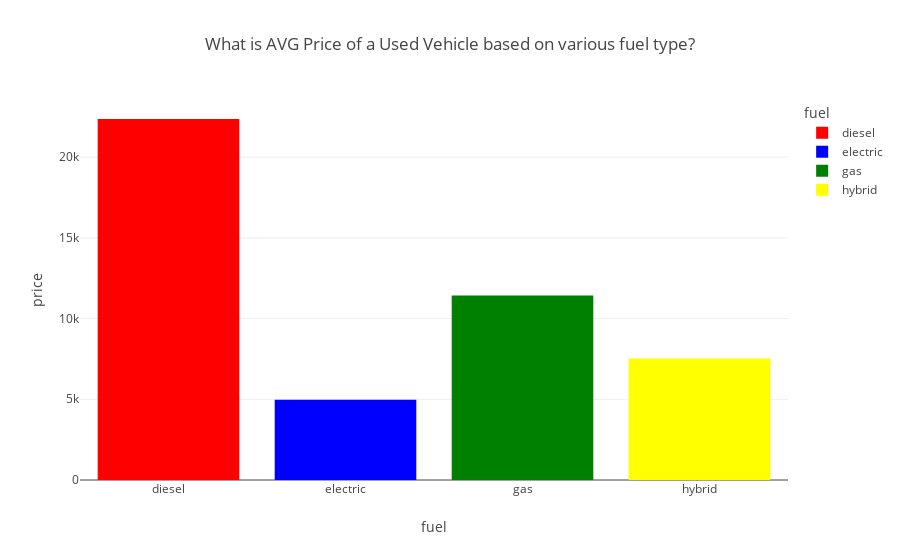

The code cell stored with this chart in its notebook:
### Markdown cell above
On average, it seems that cars that have 4 wheel drives are priced higher.

### Code cell
vehicles_fuel = vehicles_df.groupby('fuel')['price'].mean()
vehicles_fuel = vehicles_fuel.reset_index()
print(vehicles_df['fuel'].value_counts())
print(vehicles_fuel)
px.bar(vehicles_fuel, x='fuel', y='price', title='What is AVG Price of a Used Vehicle based on various fuel type?', color='fuel', color_discrete_sequence=['red', 'blue', 'green', 'yellow'])

### Figure 1 — Plotly figure (JSON) as saved in the notebook; plotly's stock layout.template omitted (floating-point values rounded to 4 significant figures)
{"data": [{"alignmentgroup": "True", "hovertemplate": "fuel=%{x}<br>price=%{y}<extra></extra>", "legendgroup": "diesel", "marker": {"color": "red", "pattern": {"shape": ""}}, "name": "diesel", "offsetgroup": "diesel", "orientation": "v", "showlegend": true, "textposition": "auto", "type": "bar", "x": ["diesel"], "xaxis": "x", "y": [22360.0], "yaxis": "y"}, {"alignmentgroup": "True", "hovertemplate": "fuel=%{x}<br>price=%{y}<extra></extra>", "legendgroup": "electric", "marker": {"color": "blue", "pattern": {"shape": ""}}, "name": "electric", "offsetgroup": "electric", "orientation": "v", "showlegend": true, "textposition": "auto", "type": "bar", "x": ["electric"], "xaxis": "x", "y": [4967], "yaxis": "y"}, {"alignmentgroup": "True", "hovertemplate": "fuel=%{x}<br>price=%{y}<extra></extra>", "legendgroup": "gas", "marker": {"color": "green", "pattern": {"shape": ""}}, "name": "gas", "offsetgroup": "gas", "orientation": "v", "showlegend": true, "textposition": "auto", "type": "bar", "x": ["gas"], "xaxis": "x", "y": [11430.0], "yaxis": "y"}, {"alignmentgroup": "True", "hovertemplate": "fuel=%{x}<br>price=%{y}<extra></extra>", "legendgroup": "hybrid", "marker": {"color": "yellow", "pattern": {"shape": ""}}, "name": "hybrid", "offsetgroup": "hybrid", "orientation": "v", "showlegend": true, "textposition": "auto", "type": "bar", "x": ["hybrid"], "xaxis": "x", "y": [7529.0], "yaxis": "y"}], "layout": {"barmode": "relative", "legend": {"title": {"text": "fuel"}, "tracegroupgap": 0}, "title": {"text": "What is AVG Price of a Used Vehicle based on various fuel type?"}, "xaxis": {"anchor": "y", "categoryarray": ["diesel", "electric", "gas", "hybrid"], "categoryorder": "array", "domain": [0, 1], "title": {"text": "fuel"}}, "yaxis": {"anchor": "x", "domain": [0, 1], "title": {"text": "price"}}}}
